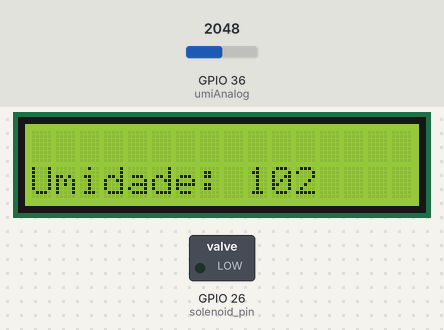
Bench run of a sketch on a simulated ESP32. Parts: 16×2 character LCD, switched loads named in the sketch (green lamp = pin HIGH). The test bench sets the inputs (shaded band); at power-on: GPIO 36 (umiAnalog) = 2048. What the sketch prints to the serial monitor is not drawn.

Above: at 1.2 s.
1.3 s: GPIO 36 (umiAnalog) set to 3325
At 2.6 s:
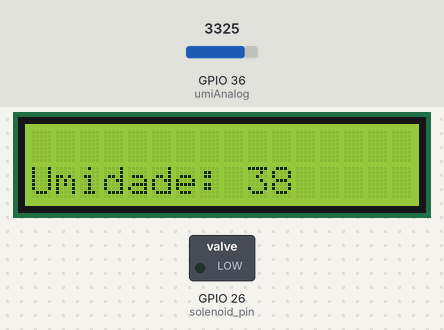
2.9 s: GPIO 36 (umiAnalog) set to 3466
At 3.6 s:
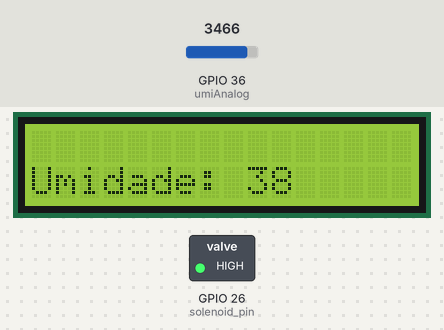
Timing chart, 0 to 5.9 s (numbered marks = the images above; inputs shaded):
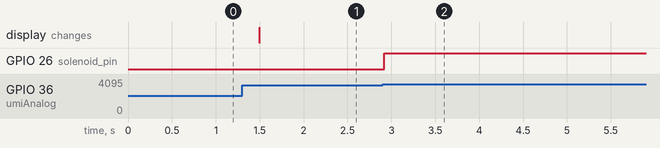

Measured:
- the behaviour switches between 3396 and 3397 on GPIO 36 (umiAnalog) (found by bisection; images 1 and 2)
- after the input at 1.3 s, the display: changes after 0.19 s (image 1)
- after the input at 2.9 s, GPIO 26 (solenoid_pin): LOW → HIGH at once

The sketch:

irrigacaoAutomatizada_sequencial.ino
```cpp
#include <Arduino.h>
#include <Wire.h>

// Configuração do LCD
// Define o endereço do LCD em 0x27 para um display de 16x2
// LiquidCrystal_I2C lcd(0x27, 16, 2);

// inclui a biblioteca:
#include <LiquidCrystal.h>

// define os pinos de conexão entre o Arduino e o Display LCD
const int rs = 19, en = 23, d4 = 18, d5 = 17, d6 = 16, d7 = 15;
LiquidCrystal lcd(rs, en, d4, d5, d6, d7);

// Variáveis do sensor resistivo de umidade
const int umiAnalog = A0; // define a porta de leitura do sensor resistivo
int umiR; // declara a variável de umidade

// Válvula solenoíde
const int solenoid_pin = 26;

// ESP32 In-built led
//static const int led_pin = 2;  // Pino para o LED embutido na ESP32-WROOM-32

// Limite de umidade
const int limite_umidade_superior = 50; // Umidade para desligar válvula
const int limite_umidade_inferior = 35; // Umidade para ligar solenoíde


void setup() {
  // Inicia comunicação serial
  Serial.begin(115200);

  Serial.println("-- Inicializando sistema de irrigação automatizado --");

  // Configurações do LCD
  lcd.begin(16, 2); // Inicializa o LCD

  // Configuração do pino da válvula solenoide
  pinMode(solenoid_pin, OUTPUT);
  digitalWrite(solenoid_pin, LOW); // Válvula começa fechada
}

void loop() {
  // Tarefa 1 -  Leitura do sensor de umidade
  umiR = analogRead(umiAnalog); // lê a porta da umidade
  //Serial.print("Umidade pura: ");
  //Serial.println(umiR);
  // Mapeia o valor lido (0-1023) para umidade percentual (0-100)
  int umidade_medida = map(umiR, 4095, 2100, 0, 100);
  // Prints para debug no monitor serial
  Serial.println("Umidade medida: ");
  Serial.println(umidade_medida);

  // Tarefa 2 - COntrole da válvula solenoide
  if (umidade_medida < limite_umidade_inferior && digitalRead(solenoid_pin) == LOW) {
    Serial.println("Ligando solenoide");
    digitalWrite(solenoid_pin, HIGH);
    // Delay esperar água dispersar na terra
    delay(5000);
  } else if (umidade_medida >= limite_umidade_superior && digitalRead(solenoid_pin) == HIGH) {
    Serial.println("Desligando solenoide");
    digitalWrite(solenoid_pin, LOW);
  }

  // Atualiza o display LCD com o valor de umidade - Função callback do timer
  lcd.clear();
  lcd.setCursor(0,1);
  lcd.print("Umidade: ");
  lcd.print(umidade_medida);

  // Delay para próxima medição e ação de controle
  delay(200);
}
```
